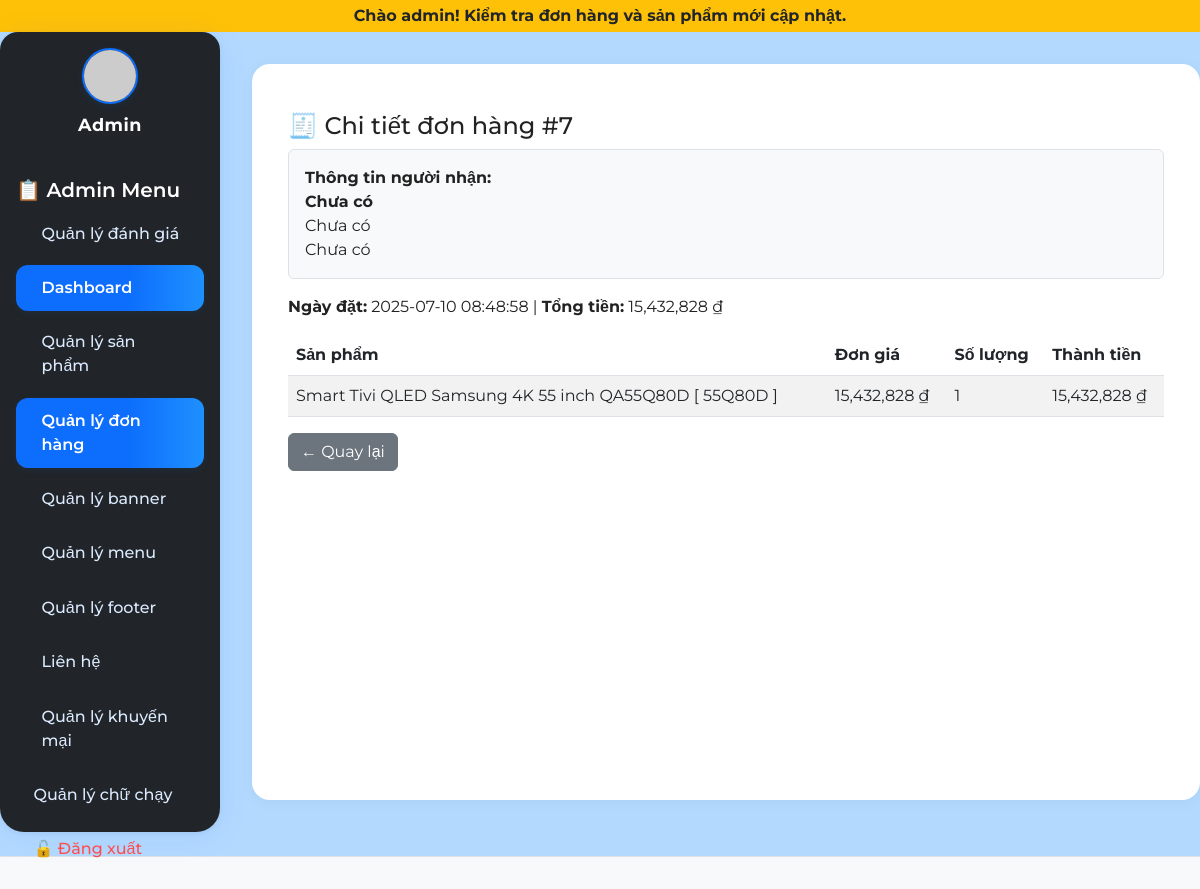
Screenshot of /admin/index.php?page=order_detail&id=7 (signed in) with the database file from the repository.
### tables this page shows
CREATE TABLE `marquee` (
  `id` int(11) NOT NULL,
  `noidung` text NOT NULL,
  `trangthai` tinyint(4) DEFAULT 1,
  `vaitro` enum('admin','user') DEFAULT 'user',
  `ngaytao` datetime NOT NULL DEFAULT current_timestamp()
);

CREATE TABLE `menu_content` (
  `id` int(11) NOT NULL,
  `label` varchar(255) NOT NULL,
  `url` varchar(255) NOT NULL,
  `icon` varchar(64) DEFAULT NULL,
  `position` int(11) DEFAULT 0,
  `type` varchar(20) NOT NULL DEFAULT 'user',
  `parent_id` int(11) DEFAULT NULL
);

CREATE TABLE `donhang` (
  `madon` int(11) NOT NULL,
  `makh` int(11) DEFAULT NULL,
  `ten_nguoinhan` varchar(100) DEFAULT NULL,
  `diachi_nhan` varchar(255) DEFAULT NULL,
  `sdt_nhan` varchar(15) DEFAULT NULL,
  `ngaydat` datetime DEFAULT current_timestamp(),
  `tongtien` decimal(10,2) DEFAULT NULL,
  `trangthai` int(11) NOT NULL DEFAULT 0
);

CREATE TABLE `chitietdonhang` (
  `mactdh` int(11) NOT NULL,
  `madon` int(11) DEFAULT NULL,
  `masp` int(11) DEFAULT NULL,
  `soluong` int(11) DEFAULT NULL,
  `dongia` decimal(10,2) DEFAULT NULL
);

CREATE TABLE `sanpham` (
  `masp` int(11) NOT NULL,
  `tensp` varchar(255) DEFAULT NULL,
  `hinhanh` varchar(255) DEFAULT NULL,
  `dongia` decimal(10,2) DEFAULT NULL,
  `mota` text DEFAULT NULL,
  `ngaythem` datetime DEFAULT current_timestamp(),
  `trangthai` tinyint(4) DEFAULT 1,
  `luotmua` int(11) DEFAULT 0,
  `soluong` int(11) DEFAULT 0,
  `math` int(11) DEFAULT 1,
  `maloai` int(11) DEFAULT NULL,
  `hot` tinyint(1) DEFAULT 0
);

### admin/controllers/OrderController.php (called while the page is built, shortened)
<?php
include_once(__DIR__ . '/../models/Order.php');
function viewOrderDetail($id) {
    $order = getOrderById($id);
    $items = getOrderItems($id);
    include(__DIR__ . '/../views/order/detail.php');
}

### admin/models/Order.php (called while the page is built, shortened)
<?php
include_once(__DIR__ . '/../../config/db.php');
function getOrderById($id) {
    global $conn;
    $sql = "SELECT * FROM donhang WHERE madon = $id";
    $result = mysqli_query($conn, $sql);
    return mysqli_fetch_assoc($result);
}
function getOrderItems($id) {
    global $conn;
    $sql = "SELECT ctdh.*, sp.tensp
            FROM chitietdonhang ctdh
            JOIN sanpham sp ON ctdh.masp = sp.masp
            WHERE ctdh.madon = $id";
    return mysqli_query($conn, $sql);
}

### admin/views/order/detail.php (the view)
<div class="container mt-4">
  <h4>🧾 Chi tiết đơn hàng #<?= $order['madon'] ?></h4>
  <div class="mb-3 p-3 bg-light rounded border">
    <strong>Thông tin người nhận:</strong><br>
    <span class="bi bi-person"></span> <strong><?= htmlspecialchars($order['ten_nguoinhan'] ?? 'Chưa có') ?></strong><br>
    <span class="bi bi-geo-alt"></span> <?= htmlspecialchars($order['diachi_nhan'] ?? 'Chưa có') ?><br>
    <span class="bi bi-telephone"></span> <?= htmlspecialchars($order['sdt_nhan'] ?? 'Chưa có') ?>
  </div>
  <p><strong>Ngày đặt:</strong> <?= $order['ngaydat'] ?> | <strong>Tổng tiền:</strong> <?= number_format($order['tongtien']) ?> ₫</p>
  <table class="table table-striped">
    <thead>
      <tr>
        <th>Sản phẩm</th>
        <th>Đơn giá</th>
        <th>Số lượng</th>
        <th>Thành tiền</th>
      </tr>
    </thead>
    <tbody>
      <?php while ($item = mysqli_fetch_assoc($items)) : ?>
        <tr>
          <td><?= $item['tensp'] ?></td>
          <td><?= number_format($item['dongia']) ?> ₫</td>
          <td><?= $item['soluong'] ?></td>
          <td><?= number_format($item['dongia'] * $item['soluong']) ?> ₫</td>
        </tr>
      <?php endwhile; ?>
    </tbody>
  </table>
  <a href="?page=order" class="btn btn-secondary">← Quay lại</a>
</div>

### admin/views/layout/header.php (shortened to what this page needs)
<!DOCTYPE html>
<html lang="vi">
<head>
  <link href="https://cdn.jsdelivr.net/npm/bootstrap@5.3.0/dist/css/bootstrap.min.css" rel="stylesheet">
  <link rel="stylesheet" href="../public/assets/css/admin.css">
</head>
<body>
<?php
include __DIR__ . '/../../../config/db.php';
$query = "SELECT * FROM marquee WHERE trangthai = 1 AND vaitro = 'admin' ORDER BY id DESC LIMIT 1";
$marquees = mysqli_query($conn, $query);
if ($row = mysqli_fetch_assoc($marquees)) {
  echo '<div class="bg-warning text-dark py-1 text-center fw-bold">';
  echo '<marquee behavior="scroll" direction="left">' . htmlspecialchars($row['noidung']) . '</marquee>';
  echo '</div>';
}

### admin/views/layout/sidebar.php (shortened to what this page needs)
<div class="d-flex">
  <nav class="bg-dark text-white p-3" style="width: 220px; height: 100vh;">
    <div class="admin-avatar">
      <img src="https://ui-avatars.com/api/?name=Admin&background=0d6efd&color=fff&size=128" alt="Admin Avatar">
      <div class="admin-name">Admin</div>
    </div>
    <h5 style="font-weight:600; color:#fff;">📋 Admin Menu</h5>
    <ul class="nav flex-column">
      <li class="nav-item">
        <a class="nav-link text-white" href="index.php?page=danhgia_admin">
          <i class="bi bi-star-fill text-warning"></i> Quản lý đánh giá
        </a>
      </li>
      <?php
      include __DIR__ . '/../../../config/db.php';
      $menu_type = 'admin';
      $menu_sql = "SELECT * FROM menu_content WHERE type='$menu_type' ORDER BY position ASC, id ASC";
      $menu_result = mysqli_query($conn, $menu_sql);
      $menus = [];
      while ($m = mysqli_fetch_assoc($menu_result)) $menus[] = $m;
      function buildMenuTreeSidebar($menus, $parent_id = null) {
          $branch = [];
          foreach ($menus as $menu) {
              if ($menu['parent_id'] == $parent_id) {
                  $children = buildMenuTreeSidebar($menus, $menu['id']);
                  $branch[] = $menu;
              }
          }
          return $branch;
      }
      $menu_tree = buildMenuTreeSidebar($menus);
      foreach ($menu_tree as $menu):
          if (!empty($menu['children'])): ?>
              <li class="nav-item dropdown">
                <a class="nav-link text-white dropdown-toggle" href="<?php echo htmlspecialchars($menu['url']); ?>" id="sidebar-menu-<?php echo $menu['id']; ?>" role="button" data-bs-toggle="dropdown" aria-expanded="false">
                  <?php if ($menu['icon']): ?><i class="<?php echo htmlspecialchars($menu['icon']); ?>"></i> <?php endif; ?>
                  <?php echo htmlspecialchars($menu['label']); ?>
                </a>
                <ul class="dropdown-menu bg-dark border-0" aria-labelledby="sidebar-menu-<?php echo $menu['id']; ?>">
                  <?php foreach ($menu['children'] as $child): ?>
                    <li>
                      <a class="dropdown-item text-white bg-dark" href="<?php echo htmlspecialchars($child['url']); ?>">
                        <?php if ($child['icon']): ?><i class="<?php echo htmlspecialchars($child['icon']); ?>"></i> <?php endif; ?>
                        <?php echo htmlspecialchars($child['label']); ?>
                      </a>
                    </li>
                  <?php endforeach; ?>
                </ul>
              </li>
          <?php else: ?>
              <li class="nav-item">
                <a class="nav-link text-white" href="<?php echo htmlspecialchars($menu['url']); ?>">
                  <?php echo htmlspecialchars($menu['label']); ?>
                </a>
              </li>
          <?php endif;
      endforeach;
      ?>
      <li class="nav-item">
        <a class="nav-link text-danger" href="logout.php">🔓 Đăng xuất</a>
      </li>
    </ul>
  </nav>
  <main class="p-4" style="flex-grow: 1;">

### public/assets/css/admin.css (style rules this page uses)
body { font-family: 'Montserrat', 'Roboto', Arial, sans-serif; background: #b3d9ff; color: #222; font-size: 16px; }
nav.bg-dark { border-radius: 18px 18px 24px 24px; box-shadow: 0 4px 32px rgba(13,110,253,0.08), 0 1.5px 6px rgba(0,0,0,0.06); min-height: 100vh; min-width: 220px; padding-top: 2.5rem; position: relative; transition: all .2s; }
.admin-avatar { display: flex; align-items: center; margin-bottom: 2.5rem; flex-direction: column; }
.admin-avatar img { width: 56px; height: 56px; border-radius: 50%; object-fit: cover; margin-bottom: 0.5rem; border: 2.5px solid #0d6efd; box-shadow: 0 2px 8px rgba(13,110,253,0.10); }
.admin-avatar .admin-name { font-weight: 700; color: #fff; font-size: 1.1rem; letter-spacing: 0.5px; }
.nav.flex-column .nav-item { margin-bottom: 0.5rem; }
.nav-link { color: #dbeafe !important; font-weight: 500; border-radius: 12px; padding: 0.7em 1.1em; transition: background .16s, color .16s; display: flex; align-items: center; gap: 8px; }
.nav-link.active, .nav-link:focus, .nav-link:hover { background: linear-gradient(90deg, #0d6efd 60%, #1e90ff 100%); color: #fff !important; box-shadow: 0 2px 8px rgba(13,110,253,0.08); font-weight: 600; }
.nav-link.text-danger { background: none !important; color: #ff4d4f !important; }
main.p-4 { background: #fff; border-radius: 18px; box-shadow: 0 2px 16px rgba(0,0,0,0.04); margin: 2rem 0 2rem 2rem; min-height: 90vh; }

### rows the page displays
marquee: noidung "Chào admin! Kiểm tra đơn hàng và sản phẩm mới cập nhật."
menu_content: label "Dashboard"
menu_content: label "Quản lý sản phẩm"
menu_content: label "Quản lý đơn hàng"
menu_content: label "Quản lý banner"
menu_content: label "Quản lý menu"
menu_content: label "Quản lý footer"
menu_content: label "Liên hệ"
menu_content: label "Quản lý khuyến mại"
menu_content: label "Quản lý chữ chạy"
donhang: madon "7", ten_nguoinhan "Chưa có", diachi_nhan "Chưa có", sdt_nhan "Chưa có", ngaydat "2025-07-10 08:48:58", tongtien "15,432,828"
chitietdonhang: sanpham.tensp "Smart Tivi QLED Samsung 4K 55 inch QA55Q80D [ 55Q80D ]", dongia "15,432,828", soluong "1", $item['dongia'] * $item['soluong'] "15,432,828"
